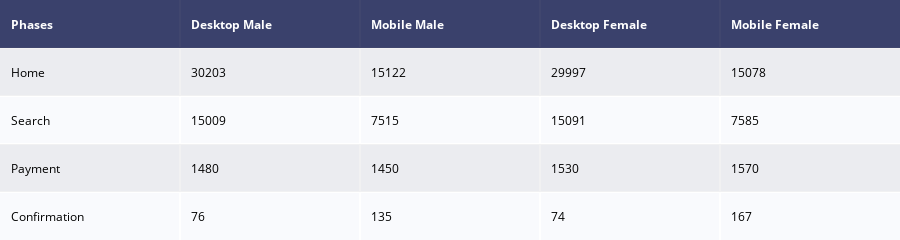

Here is the notebook cell this chart was saved with:
### Code cell
table = ff.create_table(data_tableTop)
iplot(table)

### Figure 1 — Plotly figure (JSON) as saved in the notebook; plotly's stock layout.template omitted (floating-point values rounded to 4 significant figures)
{"data": [{"colorscale": [[0, "#00083e"], [0.5, "#ededee"], [1, "#ffffff"]], "hoverinfo": "none", "opacity": 0.75, "showscale": false, "type": "heatmap", "z": [[0, 0, 0, 0, 0], [0.5, 0.5, 0.5, 0.5, 0.5], [1, 1, 1, 1, 1], [0.5, 0.5, 0.5, 0.5, 0.5], [1, 1, 1, 1, 1]]}], "layout": {"annotations": [{"align": "left", "font": {"color": "#ffffff"}, "showarrow": false, "text": "<b>Phases</b>", "x": -0.45, "xanchor": "left", "xref": "x", "y": 0, "yref": "y"}, {"align": "left", "font": {"color": "#ffffff"}, "showarrow": false, "text": "<b>Desktop Male</b>", "x": 0.55, "xanchor": "left", "xref": "x", "y": 0, "yref": "y"}, {"align": "left", "font": {"color": "#ffffff"}, "showarrow": false, "text": "<b>Mobile Male</b>", "x": 1.55, "xanchor": "left", "xref": "x", "y": 0, "yref": "y"}, {"align": "left", "font": {"color": "#ffffff"}, "showarrow": false, "text": "<b>Desktop Female</b>", "x": 2.55, "xanchor": "left", "xref": "x", "y": 0, "yref": "y"}, {"align": "left", "font": {"color": "#ffffff"}, "showarrow": false, "text": "<b>Mobile Female</b>", "x": 3.55, "xanchor": "left", "xref": "x", "y": 0, "yref": "y"}, {"align": "left", "font": {"color": "#000000"}, "showarrow": false, "text": "Home", "x": -0.45, "xanchor": "left", "xref": "x", "y": 1, "yref": "y"}, {"align": "left", "font": {"color": "#000000"}, "showarrow": false, "text": "30203", "x": 0.55, "xanchor": "left", "xref": "x", "y": 1, "yref": "y"}, {"align": "left", "font": {"color": "#000000"}, "showarrow": false, "text": "15122", "x": 1.55, "xanchor": "left", "xref": "x", "y": 1, "yref": "y"}, {"align": "left", "font": {"color": "#000000"}, "showarrow": false, "text": "29997", "x": 2.55, "xanchor": "left", "xref": "x", "y": 1, "yref": "y"}, {"align": "left", "font": {"color": "#000000"}, "showarrow": false, "text": "15078", "x": 3.55, "xanchor": "left", "xref": "x", "y": 1, "yref": "y"}, {"align": "left", "font": {"color": "#000000"}, "showarrow": false, "text": "Search", "x": -0.45, "xanchor": "left", "xref": "x", "y": 2, "yref": "y"}, {"align": "left", "font": {"color": "#000000"}, "showarrow": false, "text": "15009", "x": 0.55, "xanchor": "left", "xref": "x", "y": 2, "yref": "y"}, {"align": "left", "font": {"color": "#000000"}, "showarrow": false, "text": "7515", "x": 1.55, "xanchor": "left", "xref": "x", "y": 2, "yref": "y"}, {"align": "left", "font": {"color": "#000000"}, "showarrow": false, "text": "15091", "x": 2.55, "xanchor": "left", "xref": "x", "y": 2, "yref": "y"}, {"align": "left", "font": {"color": "#000000"}, "showarrow": false, "text": "7585", "x": 3.55, "xanchor": "left", "xref": "x", "y": 2, "yref": "y"}, {"align": "left", "font": {"color": "#000000"}, "showarrow": false, "text": "Payment", "x": -0.45, "xanchor": "left", "xref": "x", "y": 3, "yref": "y"}, {"align": "left", "font": {"color": "#000000"}, "showarrow": false, "text": "1480", "x": 0.55, "xanchor": "left", "xref": "x", "y": 3, "yref": "y"}, {"align": "left", "font": {"color": "#000000"}, "showarrow": false, "text": "1450", "x": 1.55, "xanchor": "left", "xref": "x", "y": 3, "yref": "y"}, {"align": "left", "font": {"color": "#000000"}, "showarrow": false, "text": "1530", "x": 2.55, "xanchor": "left", "xref": "x", "y": 3, "yref": "y"}, {"align": "left", "font": {"color": "#000000"}, "showarrow": false, "text": "1570", "x": 3.55, "xanchor": "left", "xref": "x", "y": 3, "yref": "y"}, {"align": "left", "font": {"color": "#000000"}, "showarrow": false, "text": "Confirmation", "x": -0.45, "xanchor": "left", "xref": "x", "y": 4, "yref": "y"}, {"align": "left", "font": {"color": "#000000"}, "showarrow": false, "text": "76", "x": 0.55, "xanchor": "left", "xref": "x", "y": 4, "yref": "y"}, {"align": "left", "font": {"color": "#000000"}, "showarrow": false, "text": "135", "x": 1.55, "xanchor": "left", "xref": "x", "y": 4, "yref": "y"}, {"align": "left", "font": {"color": "#000000"}, "showarrow": false, "text": "74", "x": 2.55, "xanchor": "left", "xref": "x", "y": 4, "yref": "y"}, {"align": "left", "font": {"color": "#000000"}, "showarrow": false, "text": "167", "x": 3.55, "xanchor": "left", "xref": "x", "y": 4, "yref": "y"}], "height": 200, "margin": {"b": 0, "l": 0, "r": 0, "t": 0}, "xaxis": {"dtick": 1, "gridwidth": 2, "showticklabels": false, "tick0": -0.5, "ticks": "", "zeroline": false}, "yaxis": {"autorange": "reversed", "dtick": 1, "gridwidth": 2, "showticklabels": false, "tick0": 0.5, "ticks": "", "zeroline": false}}}
